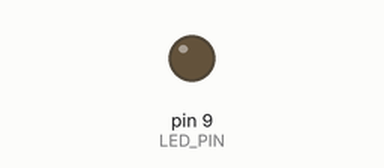
This sketch was run on a simulated Arduino Uno, built with avr-gcc and run on an emulated ATmega328P. Shown: output pins drawn as LEDs (lit = HIGH).

Above: at 0.05 s.
At 0.5 s:
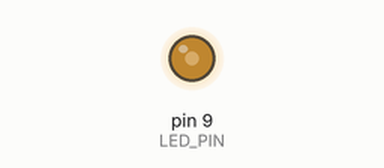
At 0.95 s:
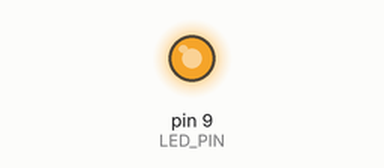
At 1.85 s:
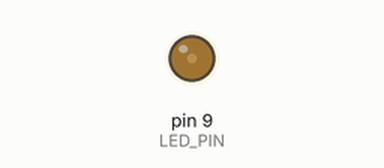
Timing chart, 0 to 4.6 s (numbered marks = the images above):
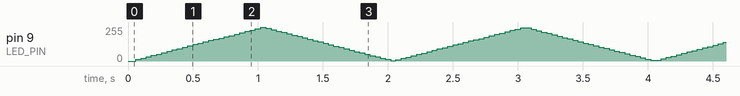

The sketch:

06C17.ino
```cpp
const int LED_PIN = 9;

const unsigned int PERIOD = 10000;  // 주기(us)
const int DUTY = 100;               // 듀티(%)
int i = 0;
int k = 1;

void setup() {
  pinMode(LED_PIN, OUTPUT);
}

void loop() {
  i += k;

  if (i <= 0 || i >= DUTY) {
    k = -k;
  }

  unsigned int on = (unsigned long)i * PERIOD / 100;

  if (on > 0) {
    digitalWrite(LED_PIN, HIGH);
    delayMicroseconds(on);
  }

  if (on < PERIOD) {
    digitalWrite(LED_PIN, LOW);
    delayMicroseconds(PERIOD - on);
  }
}
```
